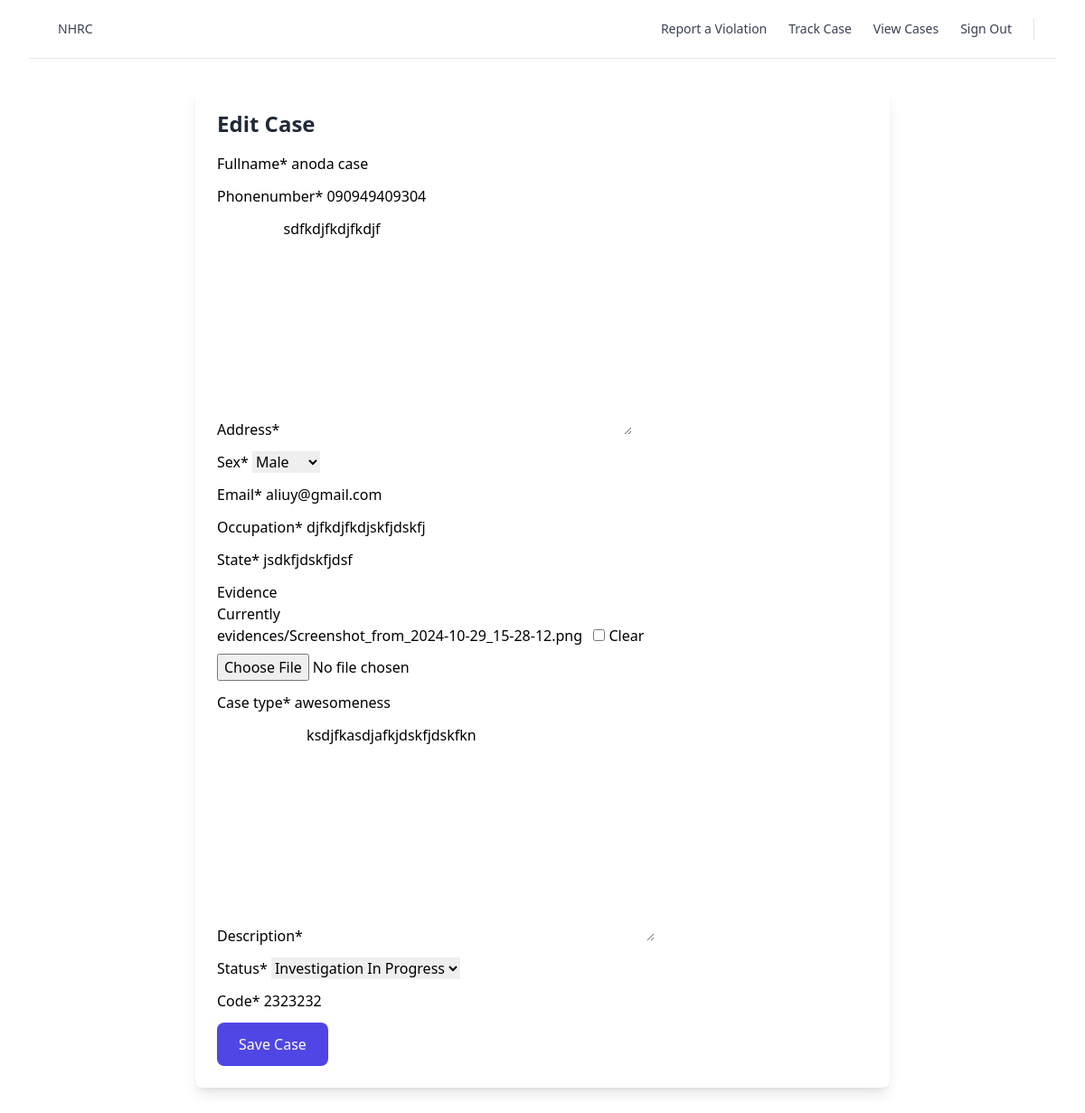
The app's page /cases/1/edit/ (signed in) with its own data.
### cases/models.py (models this page shows, shortened)
class Case(models.Model):
    SEX = (
        ('M', 'Male'),
        ('F', 'Female'),
    )
    fullname = models.CharField(max_length=255)
    phonenumber = models.CharField(max_length=20)
    address = models.TextField()
    sex = models.CharField(max_length=10, choices=SEX)
    email = models.EmailField()
    occupation = models.CharField(max_length=100)
    state = models.CharField(max_length=100)
    evidence = models.FileField(upload_to='evidence/', blank=True, null=True)
    case_type = models.CharField(max_length=100)
    description = models.TextField()
    status = models.CharField(max_length=50, choices=[('Received', 'Case Received'), ('Review', 'Initial Review Completed'), ('Investigation', 'Investigation In Progress'), ('Resolution', 'Resolution')], default='Received')
    code = models.CharField(max_length=20, unique=True)
    case_received_date = models.DateField(null=True, blank=True)
    initial_review_date = models.DateField(null=True, blank=True)
    investigation_start_date = models.DateField(null=True, blank=True)
    resolution_date = models.DateField(null=True, blank=True)

### cases/views.py (the view)
# urls.py: path('<int:pk>/edit/', CaseUpdateView.as_view(), name='edit_case'),
class CaseUpdateView(UpdateView, LoginRequiredMixin):
    model = Case
    form_class = CaseEditForm
    template_name = 'cases/case_form.html'
    success_url = reverse_lazy('cases:cases_list')

### cases/forms.py
class CaseEditForm(forms.ModelForm):
    class Meta:
        model = Case
        fields = [
            'fullname', 'phonenumber', 'address', 'sex', 'email',
            'occupation', 'state', 'evidence', 'case_type',
            'description', 'status', 'code'
        ]

### cases/templates/cases/case_form.html (shortened to what this page needs)
{% extends '_base.html' %}
{% load crispy_forms_tags %}
{% block content %}
<main class="container mx-auto py-8 max-w-3xl">
    <div class="bg-white rounded-lg shadow-lg p-6">
        <h2 class="text-2xl font-bold mb-4 text-gray-800">
            {% if view.action == 'Add' %} Add Case {% else %} Edit Case {% endif %}
        </h2>
        <form method="post" enctype="multipart/form-data">
            {% csrf_token %} {{ form|crispy }}
            <button
                type="submit"
                class="bg-indigo-600 text-white px-6 py-3 rounded-lg hover:bg-indigo-700"
            >
                Save Case
            </button>
        </form>
    </div>
</main>
{% endblock %}

### records on screen
Case: fullname "anoda case", phonenumber "090949409304", address "sdfkdjfkdjfkdjf", sex "Male", email "aliuy@gmail.com", occupation "djfkdjfkdjskfjdskfj", state "jsdkfjdskfjdsf", case_type "awesomeness", description "ksdjfkasdjafkjdskfjdskfkn", status "Investigation In Progress", code "2323232"
